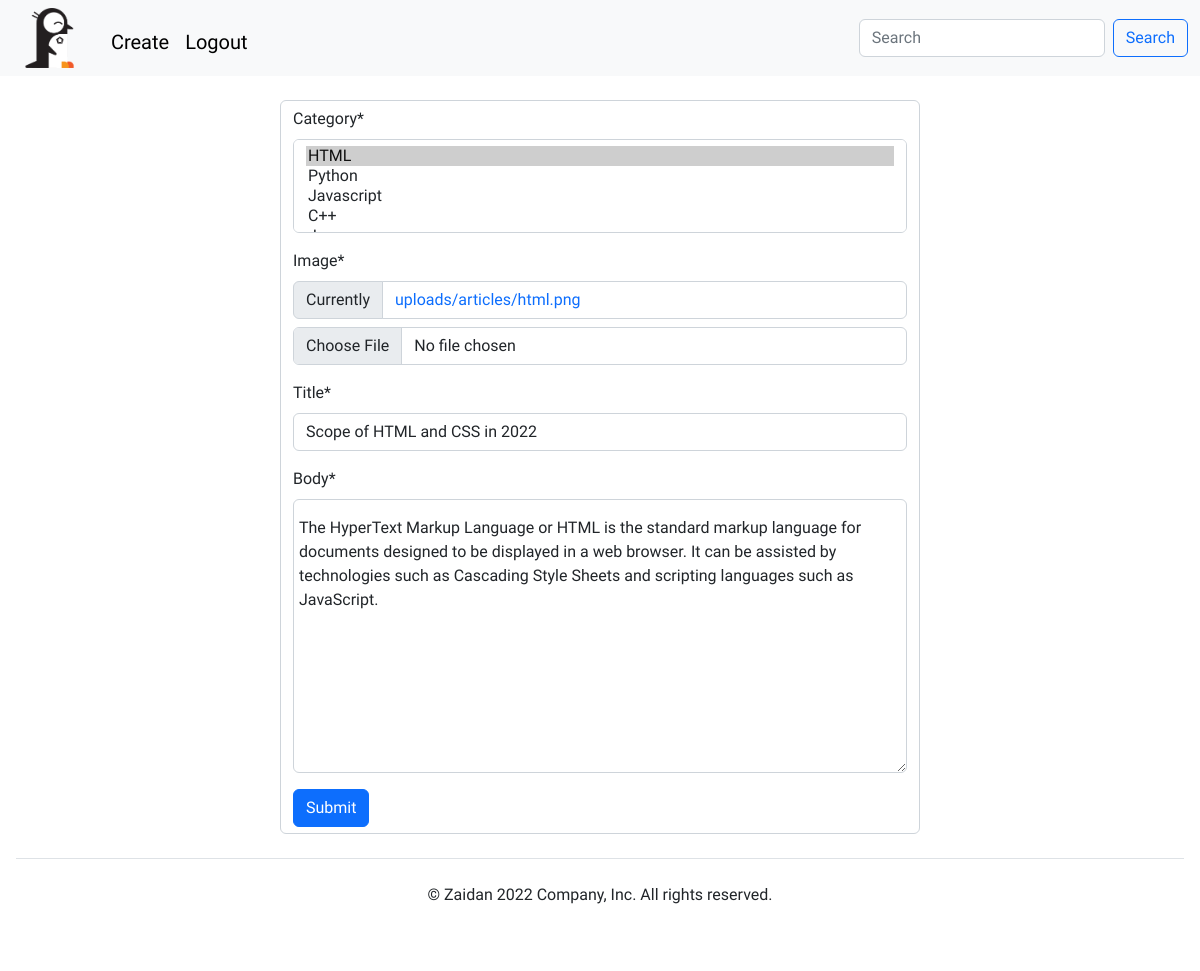
The page /update/scope-of-html-and-css-in-2022 (signed in) on the database its author committed.
### home/models.py (models this page shows, shortened)
class Article(models.Model):
    user = models.ForeignKey(User, on_delete=models.CASCADE, related_name="article")
    category = models.ManyToManyField(Category, related_name="article")
    slug = models.SlugField(null=True, blank=True)
    image = models.ImageField(
        upload_to="uploads/articles/",
        null=True,
        default="uploads/articles/noimage.png",
    )
    title = models.CharField(max_length=120)
    body = models.TextField()
    created_at = models.DateTimeField(auto_now_add=True)
    updated_at = models.DateTimeField(auto_now=True)

class Category(models.Model):
    title = models.CharField(max_length=120)
    class Meta:
        verbose_name_plural = "Categories"
    def __str__(self):
        return self.title

### home/views.py (the view, shortened to what this page needs)
# urls.py: path('update/<slug:slug>', views.update_article, name='update'),
@login_required(login_url="login")
def update_article(request, slug):
    article = Article.objects.get(slug=slug)
    form = ArticleForm(instance=article)
    context = {"form": form}
    return render(request, "article_form.html", context)

### home/forms.py
class ArticleForm(ModelForm):
    class Meta:
        model = Article
        fields = "__all__"
        exclude = ("user", "slug")

### templates/article_form.html (shortened to what this page needs)
{% extends 'base.html' %}
{% load crispy_forms_tags %}
{% block content %}
<div class="container my-4 d-flex justify-content-center">
    <div class="wrapper">
        <div class="form-control" style="width: 40em;">
            <form action="" enctype="multipart/form-data" method="post">
                {{form|crispy}}
                <button type="submit" class="btn btn-primary">Submit</button>
            </form>
        </div>
    </div>
</div>
{% endblock content %}

### static/main.css (style rules this page uses)
body { font-family: 'Assistant', sans-serif; }
a { text-decoration: none; }
#id_body { padding: 16px 5px; }

### rows shown on the page
Article: body "The HyperText Markup Language or HTML is the standard markup language for documents designed to be displayed in a web browser. It can be assisted by technologies such as Cascading Style Sheets and scripting languages such as JavaScript."
Category: title "Scope of HTML and CSS in 2022"
